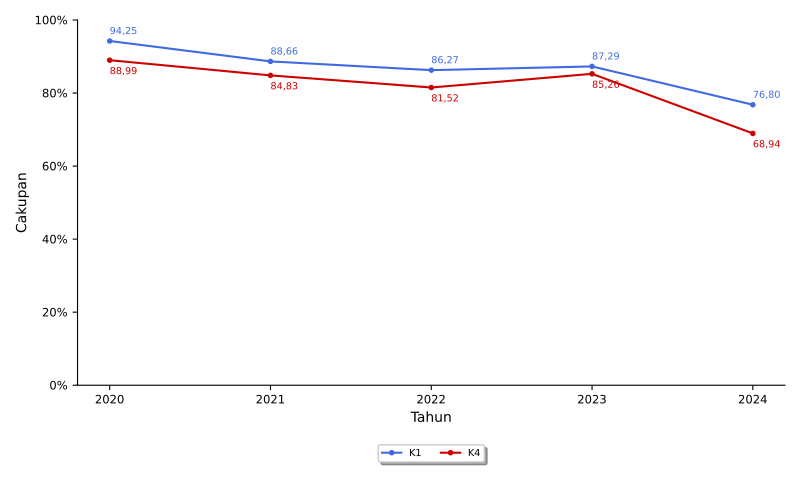

Python code for this plot:
import numpy as np
import matplotlib.pyplot as plt
import pandas
from textwrap import wrap
from matplotlib.ticker import FuncFormatter
import locale
locale.setlocale(locale.LC_ALL, 'id_ID.UTF8')

import sys, os, inspect
currentdir = os.path.dirname(os.path.abspath(inspect.getfile(inspect.currentframe())))
parentdir = os.path.dirname(currentdir)
sys.path.insert(0, parentdir)

berkasData = currentdir +'\\bab_05_03a_dataPlotK1K4SalinNifas.csv'
berkasSimpan = currentdir +'\\bab_05_03a_plotK1K4.pdf'
# judulDiagram = 'Capaian K1 dan K4\nTahun 2021'
sumbuX = 'Tahun'
sumbuY = 'Cakupan'
tickerSumbuY = np.arange(0,110,20)

# read data file
colnames = ['tahun','K1','K4','Salin','Nifas']
data = pandas.read_csv(berkasData, names=colnames, sep=';')
tahun = data.tahun.tolist()
dataK1 = data.K1.tolist()
dataK4 = data.K4.tolist()
dataSalin = data.Salin.tolist()
dataNifas = data.Nifas.tolist()

ind = np.arange(len(tahun))  # the x locations for the groups
width = 0.25       # the width of the bars

# make bars
fig, ax = plt.subplots()
garis1 = ax.plot(ind, dataK1, marker='.', color='royalblue', label='K1')
garis2 = ax.plot(ind, dataK4, marker='.', color='#cc0000', label='K4')

# add some text for labels, title and axes ticks
# ax.set_title(judulDiagram)
ax.set_yticks(tickerSumbuY)
ax.set_ylabel(sumbuY)
formatter = FuncFormatter(lambda y, pos: '{:n}%'.format(y))
ax.yaxis.set_major_formatter(formatter)

ax.set_xticks(ind)
ax.set_xticklabels(list(tahun), ha='center')
ax.set_xlabel(sumbuX)

ax.tick_params(axis='both', which='major', labelsize='small')
#ax.grid(axis='x',ls='dashed')
ax.spines['top'].set_visible(False)
ax.spines['right'].set_visible(False)

box = ax.get_position()
ax.set_position([box.x0, box.y0 + box.height * 0.1, box.width, box.height * 0.9])
ax.legend(fontsize='x-small', loc='upper center', bbox_to_anchor=(0.5, -0.15), fancybox=True, shadow=True, ncol=2)

#make labels for plots
for i, txt in enumerate(dataK1):
		ax.annotate('{:n}'.format(txt), (ind[i],dataK1[i]), xytext=(0,5), textcoords='offset points', fontsize='x-small', color='royalblue')
for i, txt in enumerate(dataK4):
		ax.annotate('{:n}'.format(txt), (ind[i],dataK4[i]), xytext=(0,-10), textcoords='offset points', fontsize='x-small', color='#cc0000')


# finishing
pyrfig = plt.figure(1)
pyrfig.set_figwidth(8)
pyrfig.set_figheight(5)
# tight_layout to make consistent size
# adjust subplot to make room for legend
fig.subplots_adjust(bottom=-0.15)
plt.tight_layout()
plt.savefig(berkasSimpan)
plt.close(pyrfig)
# plt.show()
